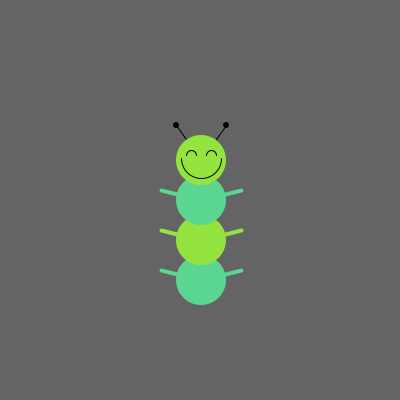
Frame 1 (no input)
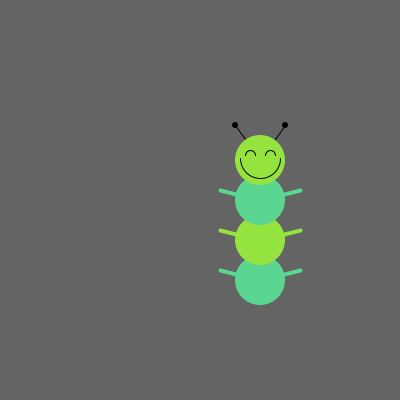
Frame 60 (the mouse pressed at the canvas centre just before this capture)
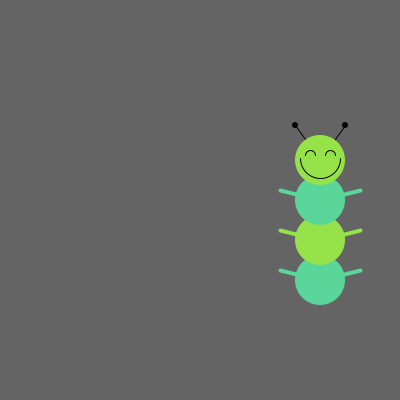
Frame 120 (the mouse held since frame 60 and released just before this capture)

The Processing sketch that drew these frames (run headless with seeded random() and noise(); from frame 60 on, the mouse is pressed at the canvas centre):

// Processing sketch: processing_25998
// ── processing_25998.pde

//Shannon 9/3/2011

float x = 200;
float y = 200;
int change = 1;
int c1 = #5BD691;
int c2 = #95E33E;
int speed = 1;

void setup(){
  size(400,400);
  smooth();
}

void draw(){
  
  x = x + speed;
  if ((x>width)||(x<0)){
   speed = speed*-1; 
  }

  background(100);
  ellipseMode(CENTER);
  rectMode(CENTER);
  
  //antennae (origin where both antennae meet = x,y-40)
  stroke(0);
  line(x-25,y-75,x,y-40);
  line(x,y-40,x+25,y-75);
  noStroke();
  fill(0);
  ellipse(x-25,y-75,width/60,height/60);
  ellipse(x+25,y-75,width/60,height/60);
  
  //arms
  for (float i = y-10; i < y+81; i+=80) {
  strokeWeight(4);
  stroke(c1);
  line(x-40,i,x,i+10);
  line(x+40,i,x,i+10);
  }
 
  stroke(c2);
  line(x-40,y+30,x,y+40);
  line(x+40,y+30,x,y+40);
  
  //body (order = bottom to top of caterpillar)
  noStroke();
  fill(c1);
  ellipse(x,y+80,width/8,height/8);
  fill(c2);
  ellipse(x,y+40,width/8,height/8);
  //central circle based on half width half height
  fill(c1);
  ellipse(x,y,width/8,height/8);
  //the head
  fill(c2);
  ellipse(x,y-40,width/8,height/8);
  
  //face
  //mouth
  stroke(0);
  strokeWeight(1);
  noFill();
  arc(x,y-42,40,40,0,PI/2);
  arc(x,y-42,40,40,PI/2,PI);
  //eyes
  arc(x-10,y-45,10,10,TWO_PI-PI/2, TWO_PI);
  arc(x-10,y-45,10,10,PI, TWO_PI-PI/2);
  arc(x+10,y-45,10,10,TWO_PI-PI/2, TWO_PI);
  arc(x+10,y-45,10,10,PI, TWO_PI-PI/2); 
  
}

void mousePressed(){
stroke(0);
c1 = c1 + 10;
c2 = c2 + 10;
}
